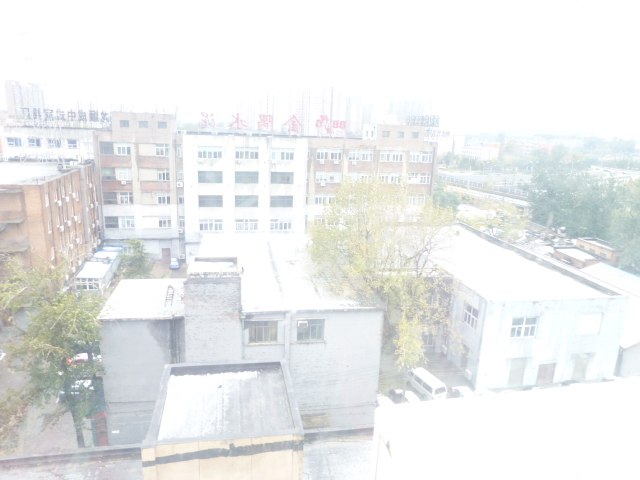
#> input picture Assignment1_HistogramEqualization/Images/sample01.jpg, 640 x 480 px; its folder holds only this picture in this run
$ jupyter execute --allow-errors HistogramEqualization_hli038.ipynb
#> lines starting #> are read from the running program, lines starting #| are printed output that depends on the picture
## HistogramEqualization

[cell 1]
r"""
 @file HistogramEqualization_hli038.ipynb
 @brief A tity program that implement the basic function of
         histogram equalization

 [AI6121] Computer Vision - Assignment 1 - Histogram Equalization

 @author Hantao Li  <hli038@e.ntu.edu.sg>
 @date 01/09/2021
 """

import cv2
import os
import numpy as np
import matplotlib.pyplot as plt
import matplotlib.gridspec as gridspec

def CheckPath(path):
    r"""Check if the file in the given path exist."""

    if not (os.path.exists(path)):
        print('Worng Path!')
        exit()


def LoadImage(root_path, image_name):
    r"""Load the iamge from the given path."""
#> called with root_path = './Images/', image_name = 'sample01.jpg'

    image_path = root_path + image_name
    CheckPath(image_path)
    image = cv2.imread(filename=image_path)
#> image is the input picture: shape (480, 640, 3); mean B, G, R 234.8, 235.3, 233.6
    return image


def CalHist_RGB(image_b, image_g, image_r):
    r"""Calculate the histogram with the given R, G, B image"""

    hist_b = cv2.calcHist([image_b], [0], None, [256], [0, 256])
    hist_g = cv2.calcHist([image_g], [0], None, [256], [0, 256])
    hist_r = cv2.calcHist([image_r], [0], None, [256], [0, 256])
    return hist_b, hist_g, hist_r


# [33 lines left out: functions DrawHist_RGB, DrawHist_HSV, HistogramEqualization_RGB_cv2, not called in this run]


def CalHE(image, hist):
    r"""
    Calculate the Histogram Equalization for single input image.
    Input are the single channel and its Histogram. Output is image.
    """

    #Calculate the probability distribution function of the histogram
    sum_hist = 0
    sum_p = [0] * 256
    for i in range(len(hist)):
        sum_hist = sum_hist + float(hist[i])
        sum_p[i] = sum_hist

    #Use the probability distribution to establish the Lookup Table
    lut = np.zeros(256, dtype=image.dtype)
    for i, ele in enumerate(lut):
        lut[i] = int(255.0 * (sum_p[i] / sum_hist) + 0.5)

    #Use the Lookup Table to calculate the new image after HE
    image_result = lut[image]
    return image_result


def HistogramEqualization_RGB(image_b, image_g, image_r):
    r"""
    This function is for RGB image.
    Calculate the Histogram Equalization for R, G, B channel image.
    Output are three images, in R, G, B channels.
    """

    hist_b, hist_g, hist_r = CalHist_RGB(image_b, image_g, image_r)
    he_b = CalHE(image_b, hist_b)
    he_g = CalHE(image_g, hist_g)
    he_r = CalHE(image_r, hist_r)
    return he_b, he_g, he_r


def HistogramEqualization_HSV(image_v):
    r"""
    This function is for HSV/YUV image.
    Calculate the Histogram Equalization for V channel image.
    Output is the new V channel image.
    """

    hist_v = cv2.calcHist([image_v], [0], None, [256], [0, 256])
    he_v = CalHE(image_v, hist_v)
    return he_v

[cell 2]
# [24 lines left out: function HistogramEqualization_AdjustAvarage, not called in this run]

def LR_CalHE(image, hist):
    r"""
    Calculate the Histogram Equalization for single input image.
    This function use the Left-right method to modify the picture
    Input are the single channel and its Histogram. Output is image.
    """

    #Calculate the probability distribution function of the histogram
    m = int(np.mean(image) + 0.5)
    # print(m)
    sum_hist_less = 0
    sum_hist_large = 0
    sum_p_less = [0] * 256
    sum_p_large = [0] * 256

    for i in range(len(hist)):
        if i <= m:
            sum_hist_less = sum_hist_less + float(hist[i])
            sum_p_less[i] = sum_hist_less
        else:
            sum_hist_large = sum_hist_large + float(hist[i])
            sum_p_large[i] = sum_hist_large

    #Use the probability distribution to establish the Lookup Table
    lut = np.zeros(256, dtype=image.dtype)
    for i, ele in enumerate(lut):
        if i <= m:
            lut[i] = int((m-1) * (sum_p_less[i] / sum_hist_less) + 0.5)
        else:
            lut[i] = int((255 - m) * (sum_p_large[i] / sum_hist_large) + 0.5) + m
    image_result = lut[image]
    return image_result

def LR_HistogramEqualization_HSV(image_v):
    r"""
    This function is for HSV/YUV image.
    This function use the Left-right method to modify the picture
    Calculate the Histogram Equalization for V/Y channel image.
    Output is the new V channel image.
    """

    hist_v = cv2.calcHist([image_v], [0], None, [256], [0, 256])
    he_v = LR_CalHE(image_v, hist_v)
    return he_v

[cell 3]
#This part of code is for the 1st step of assignment, which comparing the
#  different HE function result to check the self-write function

#Draw the comparison of image with different HE function.
fig_output_1 = plt.figure(constrained_layout=False, dpi=600)
gs = fig_output_1.add_gridspec(nrows=3, ncols=4, wspace=0.05, hspace=0.2)

a1 = fig_output_1.add_subplot(gs[0, 1:3])
plt.xticks([]), plt.yticks([])
#> (the rest of this cell did not finish here and is left out)

[cell 4]
#This part of code is for the 2nd step of assignment, which implementing the
#  HE function on RGB/HSV/YCbCr image for all the 8 images given to
#  choose the best color model(RGB/HSV/YUV) to implement the HE.

#Load the image
root_path = './Images/'
name = os.listdir(root_path)

for image_number, image_name in enumerate(name):

    fig = plt.figure(constrained_layout=False, dpi=600)
    fig.subplots_adjust(wspace=None, hspace=None, right=None, left=None)

    #Draw the original image
    image_current = LoadImage(root_path, image_name)
    fig_ori = fig.add_subplot(1, 4, 1)
    plt.xticks([]), plt.yticks([])
    fig_ori.imshow(cv2.cvtColor(image_current, cv2.COLOR_BGR2RGB))

    #Draw the image after HE in HSV format
    image_hsv = cv2.cvtColor(image_current, cv2.COLOR_BGR2HSV)
#> image_hsv: shape (480, 640, 3); mean H, S, V 51.7, 8, 237.8
    h, s, v = cv2.split(image_hsv)
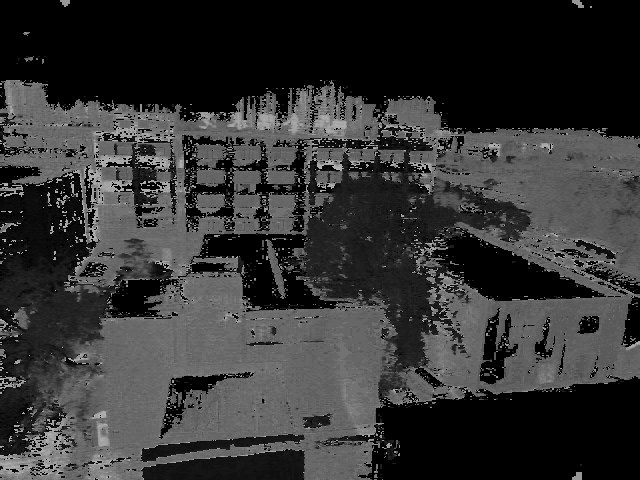
#> h: shape (480, 640); min 0, max 179, mean 51.7
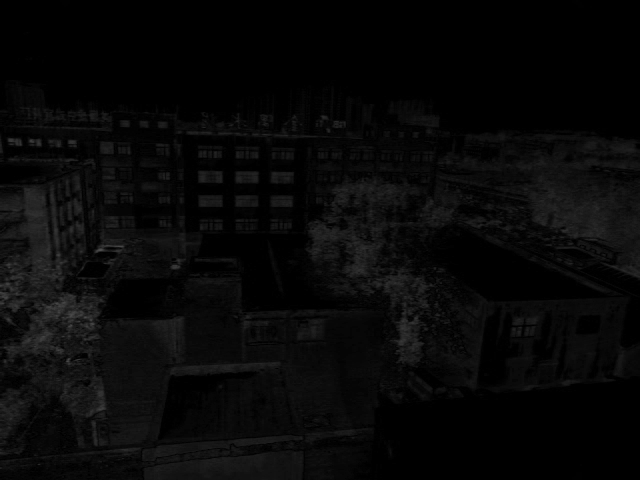
#> s: shape (480, 640); min 0, max 78, mean 8
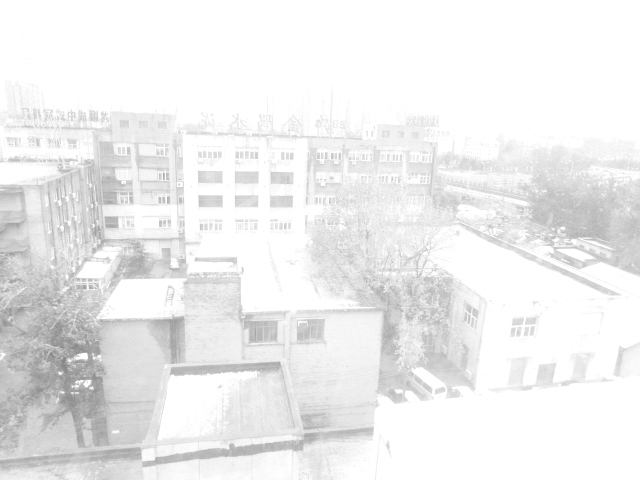
#> v: shape (480, 640); min 133, max 255, mean 237.8
    he_hsv = cv2.merge([h, s, HistogramEqualization_HSV(v)])
#> in HistogramEqualization_HSV, `hist_v = cv2.calcHist([image_v], [0], None, [256], [0, 256])`: hist_v = 256 values, max 136938 at index 255, min 0 at index 0, mean 1200
#> after the loop in CalHE, `for i in range(len(hist)):`: sum_hist = 307200; sum_p = 256 values from 0 to 307200
#> after the loop in CalHE, `for i, ele in enumerate(lut):`: lut = 256 values from 0 to 255
#> he_hsv: shape (480, 640, 3); mean H, S, V 51.7, 8, 153.4
    HEimage_hsv = cv2.cvtColor(he_hsv, cv2.COLOR_HSV2RGB)
    fig_hsv = fig.add_subplot(1, 4, 2)
    plt.xticks([]), plt.yticks([])
    fig_hsv.imshow(HEimage_hsv)

    #Draw the image after HE in YCrCb format
    image_ycrcb = cv2.cvtColor(image_current, cv2.COLOR_BGR2YCrCb)
#> image_ycrcb: shape (480, 640, 3); mean of channels 0, 1, 2 234.8, 127.2, 128.1
    y, cr, cb = cv2.split(image_ycrcb)
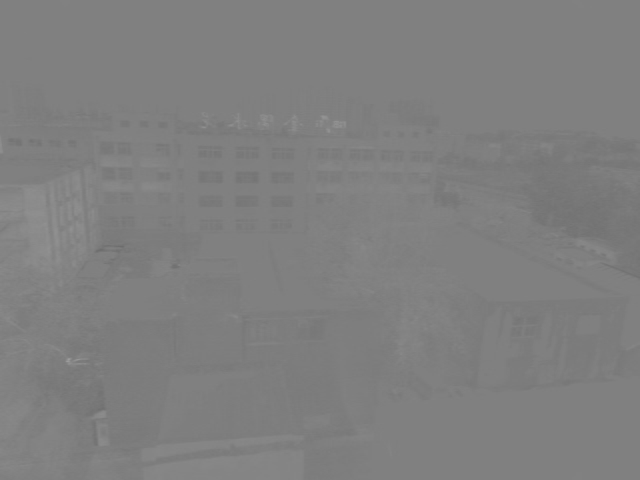
#> cr: shape (480, 640); min 109, max 156, mean 127.2
    he_ycrcb = cv2.merge([HistogramEqualization_HSV(y), cr, cb])
#> he_ycrcb: shape (480, 640, 3); mean of channels 0, 1, 2 147.1, 127.2, 128.1
    HEimage_ycrcb = cv2.cvtColor(he_ycrcb, cv2.COLOR_YCrCb2RGB)
    fig_ycrcb = fig.add_subplot(1, 4, 3)
    plt.xticks([]), plt.yticks([])
    fig_ycrcb.imshow(HEimage_ycrcb)

    #Draw the iamge after HE in RGB format
    b, g, r = cv2.split(image_current)
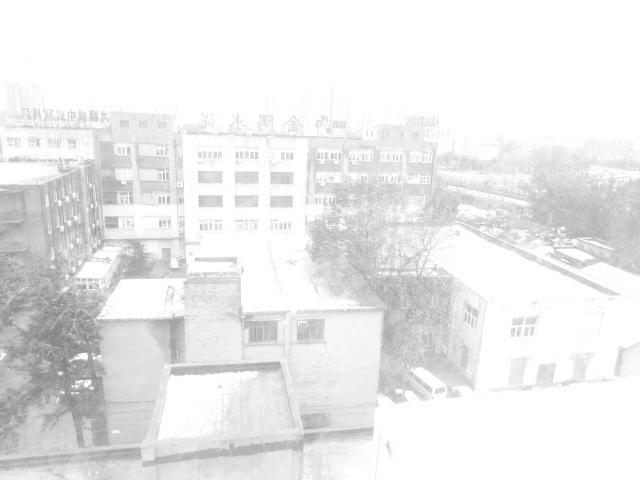
#> b: shape (480, 640); min 130, max 255, mean 234.8
    he_b, he_g, he_r = HistogramEqualization_RGB(b, g, r)
#> in CalHist_RGB, `hist_b = cv2.calcHist([image_b], [0], None, [256], [0, 256])`: hist_b = 256 values, max 133127 at index 255, min 0 at index 0, mean 1200
#> in CalHist_RGB, `hist_g = cv2.calcHist([image_g], [0], None, [256], [0, 256])`: hist_g = 256 values, max 122976 at index 255, min 0 at index 0, mean 1200
#> in CalHist_RGB, `hist_r = cv2.calcHist([image_r], [0], None, [256], [0, 256])`: hist_r = 256 values, max 116832 at index 255, min 0 at index 0, mean 1200
#> after the loop in CalHE (call 4), `for i in range(len(hist)):`: sum_hist = 307200
#> after the loop in CalHE (call 4), `for i, ele in enumerate(lut):`: lut = 256 values from 0 to 255
#> in CalHE (call 4), `image_result = lut[image]`:
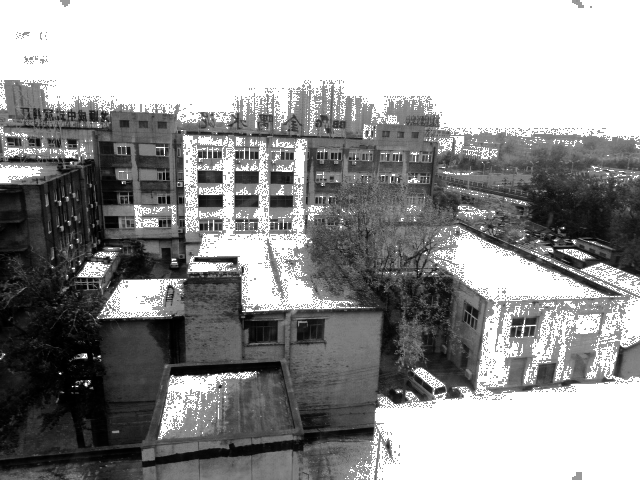
#> image_result: shape (480, 640); min 0, max 255, mean 148.6
    he_rgb = cv2.merge([he_b, he_g, he_r])
    HEimage_rgb = cv2.cvtColor(he_rgb, cv2.COLOR_BGR2RGB)
    fig_rgb = fig.add_subplot(1, 4, 4)
    plt.xticks([]), plt.yticks([])
    fig_rgb.imshow(HEimage_rgb)

    #Save the image to the output file
    fig.savefig("./Output/2/HE Comparison_" + str(image_number + 1) + ".png",
                dpi=600)
    plt.close('all')
    print("Finished for Image: " + str(image_name))

[cell 5]
#This part of code is for the 3rd step of assignment, which implementing the
#  HE function on YCbCr image for all the 8 images given.

#Load the image
root_path = './Images/'
name = os.listdir(root_path)

for image_number, image_name in enumerate(name):

    fig = plt.figure(constrained_layout=False, dpi=600)
    fig.subplots_adjust(wspace=None, hspace=None, right=None, left=None)

    #Draw the original image
    image_current = LoadImage(root_path, image_name)
    fig_ori = fig.add_subplot(1, 2, 1)
    plt.xticks([]), plt.yticks([])
    fig_ori.imshow(cv2.cvtColor(image_current, cv2.COLOR_BGR2RGB))

    #Draw the image after HE in YCrCb format
    image_ycrcb = cv2.cvtColor(image_current, cv2.COLOR_BGR2YCrCb)
    y, cr, cb = cv2.split(image_ycrcb)
    he_ycrcb = cv2.merge([HistogramEqualization_HSV(y), cr, cb])
    HEimage_ycrcb = cv2.cvtColor(he_ycrcb, cv2.COLOR_YCrCb2RGB)
    fig_ycrcb = fig.add_subplot(1, 2, 2)
    plt.xticks([]), plt.yticks([])
    fig_ycrcb.imshow(HEimage_ycrcb)

    #Save the image to the output file
    fig.savefig("./Output/3/HE Comparison_" + str(image_number + 1) + ".png",
                dpi=600)
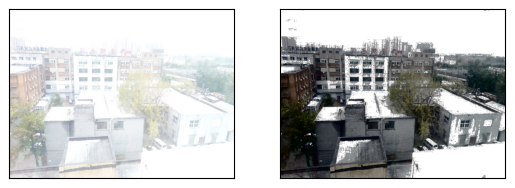
#> figure drawn by matplotlib, 2 panels
    plt.close('all')
    print("Finished for Image: " + str(image_name))

[cell 6]
# This part of code is for the 4th step of assignment, which implementing the
# Re-approach Average Luminance function.

root_path = './Images/'
name = os.listdir(root_path)

fig = plt.figure(constrained_layout=False, dpi=600)
fig.subplots_adjust(wspace=None, hspace=None, right=None, left=None)

#Draw the original image
#> (the rest of this cell did not finish here and is left out)

[cell 7]
#This part of code is for the 5th step of assignment, which implementing the
# different HE function, including HE, Left-right HE, and CLAHE

#Load the image
root_path = './Images/'
name = os.listdir(root_path)
clahe = cv2.createCLAHE(clipLimit=2.0, tileGridSize=(8,8))

for image_number, image_name in enumerate(name):

    fig = plt.figure(constrained_layout=False, dpi=600)
    fig.subplots_adjust(wspace=None, hspace=None, right=None, left=None)

    #Draw the original image
    image_current = LoadImage(root_path, image_name)
    fig_ori = fig.add_subplot(1, 4, 1)
    plt.xticks([]), plt.yticks([])
    fig_ori.imshow(cv2.cvtColor(image_current, cv2.COLOR_BGR2RGB))

    #Draw the image after HE in YCrCb format
    image_ycrcb = cv2.cvtColor(image_current, cv2.COLOR_BGR2YCrCb)
    y, cr, cb = cv2.split(image_ycrcb)
    he_ycrcb = cv2.merge([HistogramEqualization_HSV(y), cr, cb])
    HEimage_ycrcb = cv2.cvtColor(he_ycrcb, cv2.COLOR_YCrCb2RGB)
    fig_ycrcb = fig.add_subplot(1, 4, 2)
    plt.xticks([]), plt.yticks([])
    fig_ycrcb.imshow(HEimage_ycrcb)

    #Draw the image after Left-right HE
    he_ycrcb_B = cv2.merge([LR_HistogramEqualization_HSV(y), cr, cb])
#> in LR_HistogramEqualization_HSV, `hist_v = cv2.calcHist([image_v], [0], None, [256], [0, 256])`: hist_v = 256 values, max 117999 at index 255, min 0 at index 0, mean 1200
#> in LR_CalHE, `m = int(np.mean(image) + 0.5)`: m = 235
#> after the loop in LR_CalHE, `for i in range(len(hist)):`: sum_hist_large = 184001; sum_hist_less = 123199; sum_p_large = 256 values from 0 to 184001; sum_p_less = 256 values, max 123199 at index 235, min 0 at index 0, mean 12923.1
#> after the loop in LR_CalHE, `for i, ele in enumerate(lut):`: lut = 256 values from 0 to 255
#> he_ycrcb_B: shape (480, 640, 3); mean of channels 0, 1, 2 197, 127.2, 128.1
    HEimage_ycrcb_B = cv2.cvtColor(he_ycrcb_B, cv2.COLOR_YCrCb2RGB)
    fig_ycrcb_B = fig.add_subplot(1, 4, 3)
    plt.xticks([]), plt.yticks([])
    fig_ycrcb_B.imshow(HEimage_ycrcb_B)

    #Draw the image after CLAHE
    cl1 = clahe.apply(y)
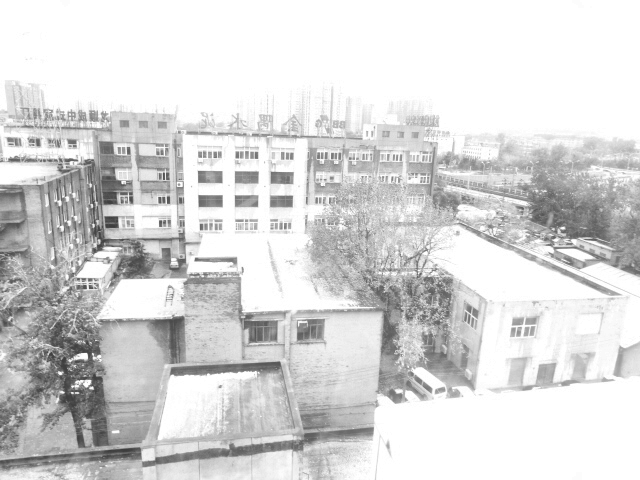
#> cl1: shape (480, 640); min 61, max 255, mean 216.1
    res = np.hstack((y, cl1))
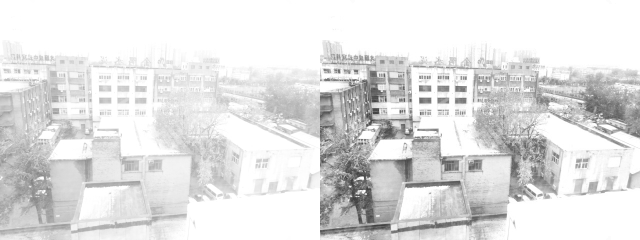
#> res: shape (480, 1280) (shown at 1/2 size); min 61, max 255, mean 225.4
    he_ycrcb_C = cv2.merge([cl1, cr, cb])
#> he_ycrcb_C: shape (480, 640, 3); mean of channels 0, 1, 2 216.1, 127.2, 128.1
    HEimage_ycrcb_C = cv2.cvtColor(he_ycrcb_C, cv2.COLOR_YCrCb2RGB)
    fig_ycrcb_C = fig.add_subplot(1, 4, 4)
    plt.xticks([]), plt.yticks([])
    fig_ycrcb_C.imshow(HEimage_ycrcb_C)

    #Save the image to the output file
    fig.savefig("./Output/4/HE Comparison_" + str(image_number + 1) + ".png",
                dpi=600)
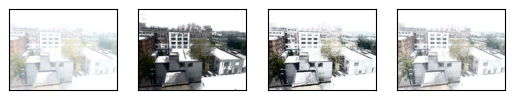
#> figure drawn by matplotlib, 4 panels
    plt.close('all')
    print("Finished for Image: " + str(image_name))

$ run again, on Assignment1_HistogramEqualization/Images/sample05.jpeg
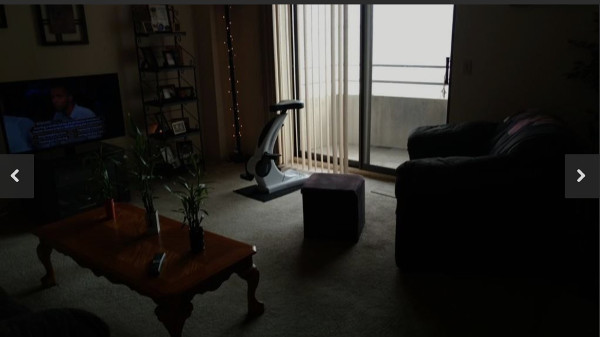
#> input picture Assignment1_HistogramEqualization/Images/sample05.jpeg, 600 x 337 px
#> in LoadImage, image is the input picture: shape (337, 600, 3); mean B, G, R 33, 36.7, 38.6
#> image_hsv: shape (337, 600, 3); mean H, S, V 27.4, 80.9, 39.3
#> in HistogramEqualization_HSV, `hist_v = cv2.calcHist([image_v], [0], None, [256], [0, 256])`: hist_v = 256 values, max 19845 at index 1, min 0 at index 223, mean 789.8
#> the loop in CalHE, `for i in range(len(hist)):` made 256 passes
#> sum_hist on passes 1 to 3: 574, 20419, 32117
#> after the loop in CalHE, `for i in range(len(hist)):`: sum_hist = 202200; sum_p = 256 values from 574 to 202200
#> after the loop in CalHE, `for i, ele in enumerate(lut):`: lut = 256 values from 1 to 255
#> he_hsv: shape (337, 600, 3); mean H, S, V 27.4, 80.9, 131
#> image_ycrcb: shape (337, 600, 3); mean of channels 0, 1, 2 36.8, 129.2, 125.9
#> the loop in CalHE (call 2), `for i in range(len(hist)):` made 256 passes
#> sum_hist on passes 1 to 3: 790, 22045, 36077
#> he_ycrcb: shape (337, 600, 3); mean of channels 0, 1, 2 131.4, 129.2, 125.9
#> in CalHist_RGB, `hist_b = cv2.calcHist([image_b], [0], None, [256], [0, 256])`: hist_b = 256 values, max 31181 at index 1, min 0 at index 223, mean 789.8
#> in CalHist_RGB, `hist_g = cv2.calcHist([image_g], [0], None, [256], [0, 256])`: hist_g = 256 values, max 21292 at index 1, min 0 at index 223, mean 789.8
#> in CalHist_RGB, `hist_r = cv2.calcHist([image_r], [0], None, [256], [0, 256])`: hist_r = 256 values, max 21595 at index 1, min 0 at index 223, mean 789.8
#> the loop in CalHE (call 3), `for i in range(len(hist)):` made 256 passes
#> sum_hist on passes 1 to 3: 8563, 39744, 54563
#> after the loop in CalHE (call 3), `for i in range(len(hist)):`: sum_hist = 202200; sum_p = 256 values from 8563 to 202200
#> after the loop in CalHE (call 3), `for i, ele in enumerate(lut):`: lut = 256 values from 11 to 255
#> in CalHE (call 3), `image_result = lut[image]`:
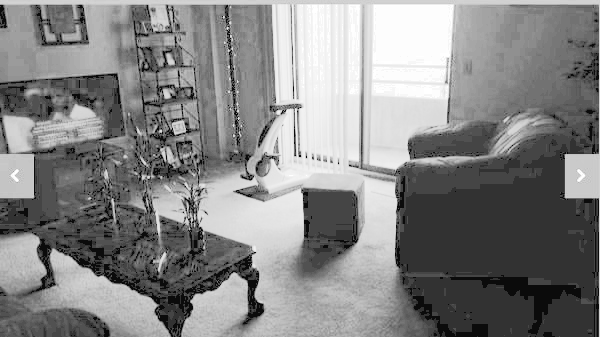
#> image_result: shape (337, 600); min 11, max 255, mean 132.9
#> in LR_HistogramEqualization_HSV, `hist_v = cv2.calcHist([image_v], [0], None, [256], [0, 256])`: hist_v = 256 values, max 21255 at index 1, min 0 at index 223, mean 789.8
#> m = 37
#> the loop in LR_CalHE, `for i in range(len(hist)):` made 256 passes
#> sum_hist_large on passes 39 to 46: 912, 1785, 2479, 3100, 4040, 5495, 6506, 7092
#> after the loop in LR_CalHE, `for i in range(len(hist)):`: sum_hist_large = 43372; sum_hist_less = 158828; sum_p_large = 256 values from 0 to 43372; sum_p_less = 256 values, max 158828 at index 37, min 0 at index 38, mean 15423.6
#> after the loop in LR_CalHE, `for i, ele in enumerate(lut):`: lut = 256 values from 0 to 255
#> he_ycrcb_B: shape (337, 600, 3); mean of channels 0, 1, 2 46.8, 129.2, 125.9
#> he_ycrcb_C: shape (337, 600, 3); mean of channels 0, 1, 2 57.1, 129.2, 125.9
#> `fig.savefig("./Output/4/HE Comparison_" + str(image_number + 1) + ".pn..`:
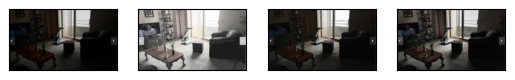
#> figure drawn by matplotlib, 4 panels
